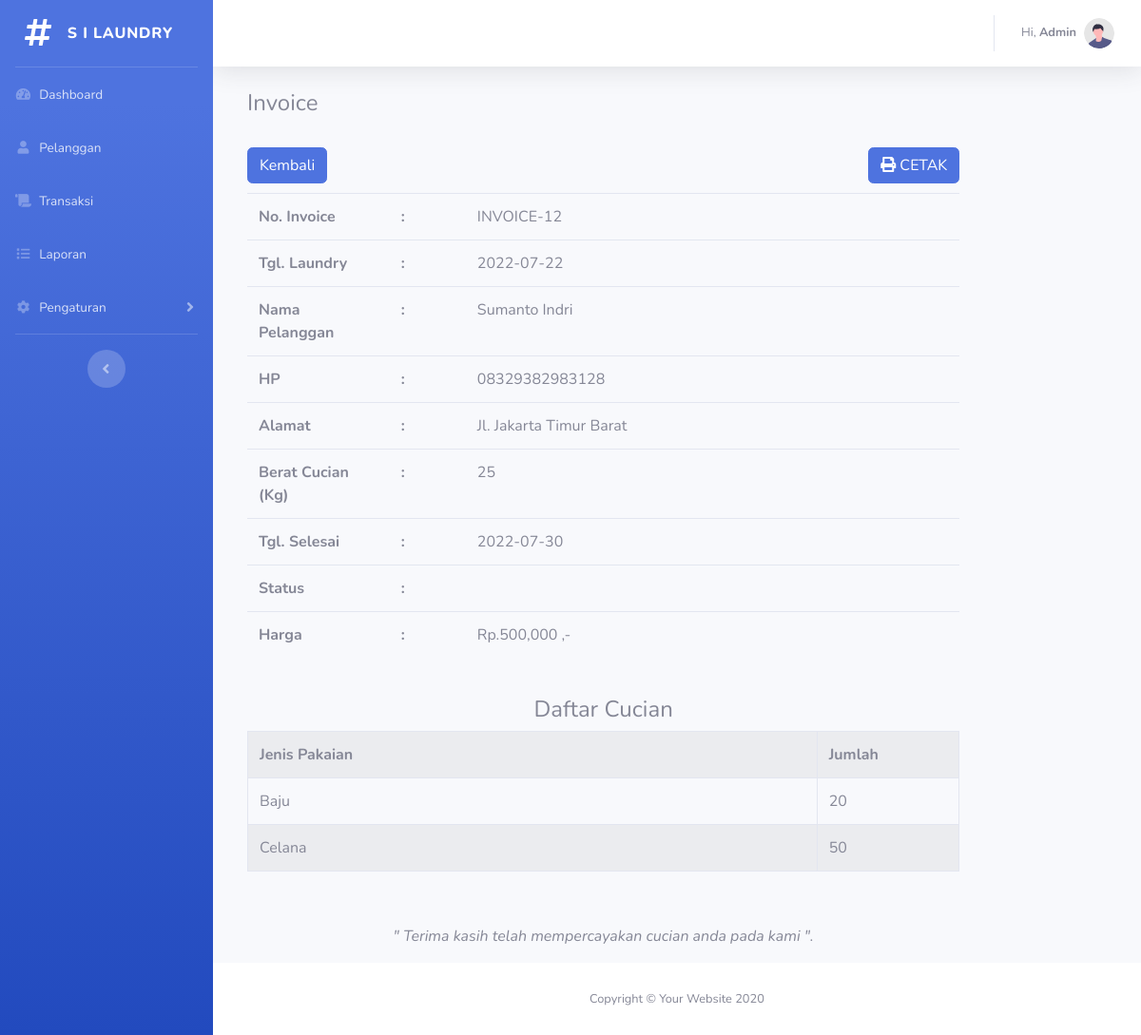
The app's page /admin/transaksi_invoice.php?id=12 (signed in) with its own data.
### tables this page shows
CREATE TABLE `transaksi` (
  `transaksi_id` int(11) NOT NULL,
  `transaksi_tgl` varchar(255) NOT NULL,
  `transaksi_pelanggan` int(11) NOT NULL,
  `transaksi_harga` int(11) NOT NULL,
  `transaksi_tgl_selesai` varchar(255) NOT NULL,
  `transaksi_status` varchar(255) NOT NULL,
  `transaksi_berat` varchar(255) NOT NULL
);

CREATE TABLE `pelanggan` (
  `pelanggan_id` int(11) NOT NULL,
  `pelanggan_nama` varchar(255) NOT NULL,
  `pelanggan_hp` varchar(255) NOT NULL,
  `pelanggan_alamat` text NOT NULL
);

CREATE TABLE `pakaian` (
  `pakaian_id` int(11) NOT NULL,
  `pakaian_transaksi` int(11) NOT NULL,
  `pakaian_jenis` varchar(255) NOT NULL,
  `pakaian_jumlah` varchar(255) NOT NULL
);

### admin/transaksi_invoice.php (the view, shortened to what this page needs)
<?php
    include 'header.php';
    include 'sidebar_and_navbar.php';
    include '../koneksi.php';
?>
<div class="container justify-content-center">
    <div class="col-md-10 col-md-offset-1">
        <?php
            $id = $_GET['id'];
            $transaksi = mysqli_query($koneksi, "select * from transaksi,pelanggan where transaksi_id='$id' and transaksi_pelanggan=pelanggan_id");
            while ($t = mysqli_fetch_array($transaksi)) {
        ?>
        <h4>Invoice</h4>
        <br>
        <a href="transaksi.php" class="btn btn-primary float-left"><i class="glyphicon glyphicon-print"></i> Kembali</a>
        <a href="transaksi_invoice_cetak.php?id=<?= $id; ?>" target="_blank" class="btn btn-primary float-right"><i
                class="fas fa-print"></i> CETAK</a>
        <br />
        <br />
        <table class="table">
            <tr>
                <th width="20%">No. Invoice</th>
                <th>:</th>
                <td>INVOICE-<?= $t['transaksi_id']; ?></td>
            </tr>
            <tr>
                <th width="20%">Tgl. Laundry</th>
                <th>:</th>
                <td><?= $t['transaksi_tgl']; ?></td>
            </tr>
            <tr>
                <th>Nama Pelanggan</th>
                <th>:</th>
                <td><?= $t['pelanggan_nama']; ?></td>
            </tr>
            <tr>
                <th>HP</th>
                <th>:</th>
                <td><?= $t['pelanggan_hp']; ?></td>
            </tr>
            <tr>
                <th>Alamat</th>
                <th>:</th>
                <td><?= $t['pelanggan_alamat']; ?></td>
            </tr>
            <tr>
                <th>Berat Cucian (Kg)</th>
                <th>:</th>
                <td><?= $t['transaksi_berat']; ?></td>
            </tr>
            <tr>
                <th>Tgl. Selesai</th>
                <th>:</th>
                <td><?= $t['transaksi_tgl_selesai']; ?></td>
            </tr>
            <tr>
                <th>Status</th>
                <th>:</th>
                <td>
                </td>
            </tr>
            <tr>
                <th>Harga</th>
                <th>:</th>
                <td><?= "Rp." . number_format($t['transaksi_harga']) . " ,-"; ?></td>
            </tr>
        </table>
        <br />
        <h4 class="text-center">Daftar Cucian</h4>
        <table class="table table-bordered table-striped">
            <tr>
                <th>Jenis Pakaian</th>
                <th width="20%">Jumlah</th>
            </tr>
            <?php
                $id = $t['transaksi_id'];
                $pakaian = mysqli_query($koneksi, "select * from pakaian where pakaian_transaksi='$id'");
                while ($p = mysqli_fetch_array($pakaian)) {
            ?>
            <tr>
                <td><?= $p['pakaian_jenis']; ?></td>
                <td width="5%"><?= $p['pakaian_jumlah']; ?></td>
            </tr>
            <?php }?>
        </table>
        <br />
        <p>
            <center><i>" Terima kasih telah mempercayakan cucian anda pada kami ".</i></center>
        </p>
        <?php
            }
        ?>
    </div>
</div>
<?php
    include 'footer.php';
?>

### records on screen
transaksi: transaksi_id "12", transaksi_tgl "2022-07-22", transaksi_pelanggan.pelanggan_nama "Sumanto Indri", transaksi_pelanggan.pelanggan_hp "08329382983128", transaksi_pelanggan.pelanggan_alamat "Jl. Jakarta Timur Barat", transaksi_berat "25", transaksi_tgl_selesai "2022-07-30", transaksi_harga "500,000"
pakaian: pakaian_jenis "Baju", pakaian_jumlah "20"
pakaian: pakaian_jenis "Celana", pakaian_jumlah "50"
